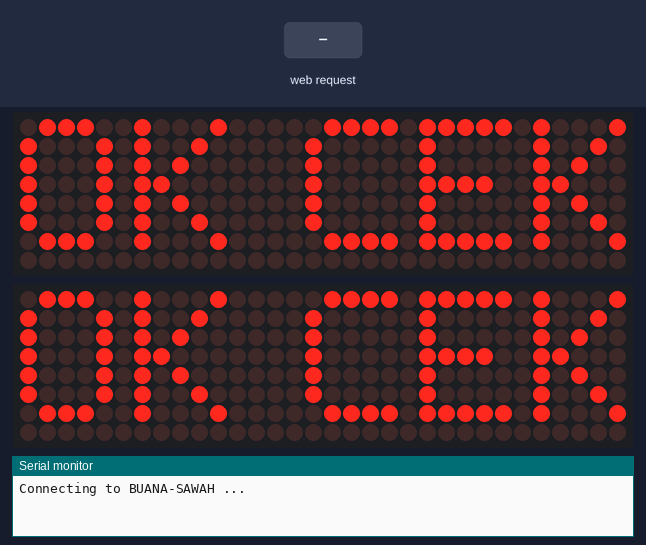
The sketch below on a simulated ESP8266 (NodeMCU). Shown: 2 × 32×8 LED matrix, the last lines printed to the serial monitor. The inputs (shaded band) are chosen by the test bench. WiFi joins after 1.5 s; servers stay silent unless stated; storage starts empty.

Above: at 0.1 s.
At 7.2 s:
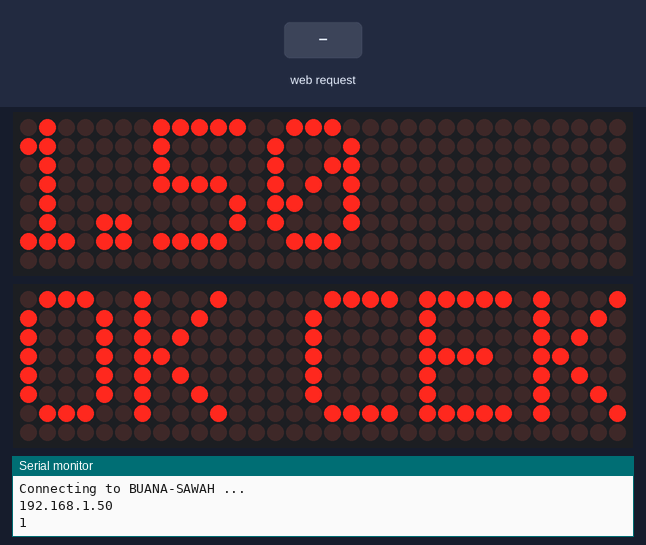
7.3 s: HTTP request GET /get received
At 8.3 s:
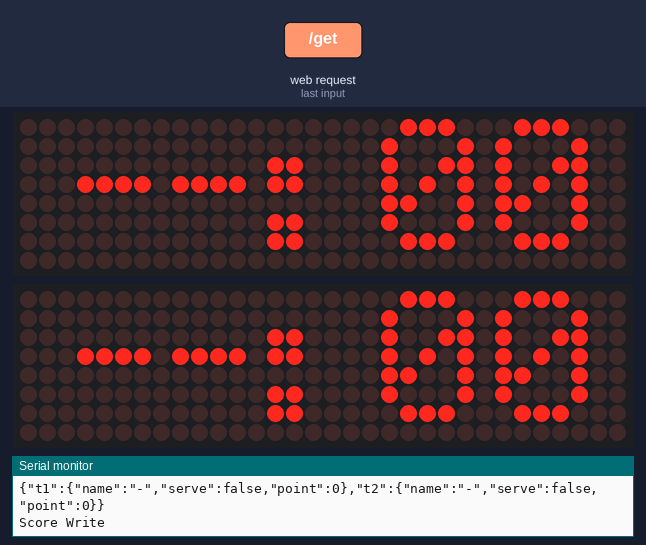
8.8 s: HTTP request GET /get?plain=1 received
Timing chart, 0 to 11.8 s (numbered marks = the images above; inputs shaded):
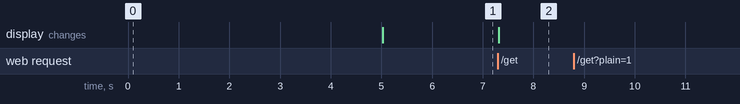

Measured:
- after the input at 7.3 s, the display: changes at once (image 2)

The sketch:

PapanScore.ino
```cpp
#include <ESP8266WiFi.h>
#include <ESP8266WebServer.h>
#include <MD_Parola.h>
#include <MD_MAX72xx.h>
#include <SPI.h>
//#include <FS.h>
#include <LittleFS.h>
#include <ArduinoJson.h>
#define HARDWARE_TYPE MD_MAX72XX::FC16_HW
#define MAX_DEVICES 4

#define CLK_PIN1   D3 // or SCK
#define DATA_PIN1  D1 // or MOSI
#define CS_PIN1   D2 // or SS

#define CLK_PIN2   D5 // or SCK
#define DATA_PIN2  D7 // or MOSI
#define CS_PIN2    D8 // or SS

MD_Parola P1 = MD_Parola(HARDWARE_TYPE, DATA_PIN1, CLK_PIN1, CS_PIN1, MAX_DEVICES);
MD_Parola P2 = MD_Parola(HARDWARE_TYPE, DATA_PIN2, CLK_PIN2, CS_PIN2, MAX_DEVICES);

const char* ssid     = "BUANA-SAWAH";         // The SSID (name) of the Wi-Fi network you want to connect to
const char* password = "qwerty54321";     // The password of the Wi-Fi network
ESP8266WebServer server(80);

void setup(void)
{
  Serial.begin(115200);
  //  WiFi.mode(WIFI_STA);// Connect to the network
  WiFi.begin(ssid, password);
  Serial.print("Connecting to ");
  Serial.print(ssid); Serial.println(" ...");
  P1.begin();
  P2.begin();
  P1.print("OK CEK");
  P2.print("OK CEK");
  delay(5000);
  int i = 0;
  while (WiFi.status() != WL_CONNECTED) { // Wait for the Wi-Fi to connect
    delay(1000);
    Serial.print(++i); Serial.print(' ');
  }
  String ip = WiFi.localIP().toString();
  P1.print(ip.substring(ip.length()-4, ip.length()));

  Serial.println(WiFi.localIP());
  bool success = LittleFS.begin();

  server.serveStatic("/bootstrap.min.css.map", LittleFS, "/bootstrap.min.css.map");
  server.serveStatic("/bootstrap.min.css", LittleFS, "/bootstrap.min.css");
  server.serveStatic("/jquery-3.3.1.slim.min.js", LittleFS, "/jquery-3.3.1.slim.min.js");
  server.serveStatic("/bootstrap.min.js.map", LittleFS, "/bootstrap.min.js.map");
  server.serveStatic("/bootstrap.min.js", LittleFS, "/bootstrap.min.js");
  server.serveStatic("/axios.min.map", LittleFS, "/axios.min.map");
  server.serveStatic("/axios.min.js", LittleFS, "/axios.min.js");
  server.serveStatic("/", LittleFS, "/index.html");
  server.on("/updatescore", HTTP_POST, updateScore);
  server.on("/resetscore", HTTP_POST, resetScore);
  server.on("/get", HTTP_GET, getOldScore);
  server.enableCORS(true);
  server.onNotFound(handleNotFound);
  server.begin();
  Serial.println(success);
  //  delay(1000);
  //  resetScore();
  delay(1000);
  //getOldScore();
  //resetScore();
}

String twoDigit(int point) {
  return point < 10 ? "0" + String(point) : String(point);
}

void updateScore() {
  Serial.println(server.arg("plain"));
  DynamicJsonDocument doc(256);
  deserializeJson(doc, server.arg("plain"));
  String buf;
  File file = LittleFS.open("/data.json", "w");
  int byteWrite = file.print(server.arg("plain"));
  if (byteWrite > 0) {
    showScore(doc);
    Serial.println("Score Write");
  }

  serializeJson(doc, buf);
  file.close();
  Serial.println(buf);
  server.send(200, "application/json", buf);
}

void showScore(JsonDocument& doc) {
  String p1 = "";
  String p2 = "";
  if (doc["t1"]["serve"] == true)
  {
    p1 = " >" + String(doc["t1"]["name"]) + ": " + twoDigit(doc["t1"]["point"]);
  } else {
    p1 = " -" + String(doc["t1"]["name"])  + ": " + twoDigit(doc["t1"]["point"]);
  }

  if (doc["t2"]["serve"] == true)
  {
    p2 = " >" + String(doc["t2"]["name"])  + ": " + twoDigit(doc["t2"]["point"]);
  } else {
    p2 = " -" + String(doc["t2"]["name"]) + ": " + twoDigit(doc["t2"]["point"]);
  }

  P1.print(p1);
  P2.print(p2);
}
void getOldScore() {
  File file = LittleFS.open("/data.json", "r");
  String buf;
  if (!file) {
    File fileW = LittleFS.open("/data.json", "w");
    DynamicJsonDocument doc(256);
    doc["t1"]["name"] = "-";
    doc["t1"]["serve"] = false;
    doc["t1"]["point"] = 0;
    doc["t2"]["name"] = "-";
    doc["t2"]["serve"] = false;
    doc["t2"]["point"] = 0;
    serializeJson(doc, buf);
    Serial.println(buf);
    int byteWrite = fileW.print(buf);
    if (byteWrite > 0) {
      Serial.println("Score Write");
      showScore(doc);
    }
    fileW.close();
    server.send(200, "application/json", buf);
  } else {
    Serial.println("SCORE EXISTING");
    DynamicJsonDocument doc(256);
    deserializeJson(doc, file);
    delay(1000);
    serializeJson(doc, buf);
    Serial.println(buf);
    showScore(doc);
  }
  file.close();
  server.send(200, "application/json", buf);
}
void resetScore() {
  Serial.println(server.arg("plain"));
  DynamicJsonDocument doc(256);
  deserializeJson(doc, server.arg("plain"));
  File file = LittleFS.open("/data.json", "w");
  int byteWrite = file.print(server.arg("plain"));
  if (byteWrite > 0) {
    Serial.println("Score Write");
    showScore(doc);
  }
  file.close();
  server.send(200, "application/json", server.arg("plain"));
}

void handleNotFound()
{
  if (server.method() == HTTP_OPTIONS)
  {
    server.sendHeader("Access-Control-Max-Age", "10000");
    server.sendHeader("Access-Control-Allow-Methods", "PUT,POST,GET,OPTIONS");
    server.sendHeader("Access-Control-Allow-Headers", "*");
    server.send(204);
  }
  else
  {
    server.send(404, "text/plain", "");
  }
}
void loop(void)
{
  server.handleClient();
}
```
